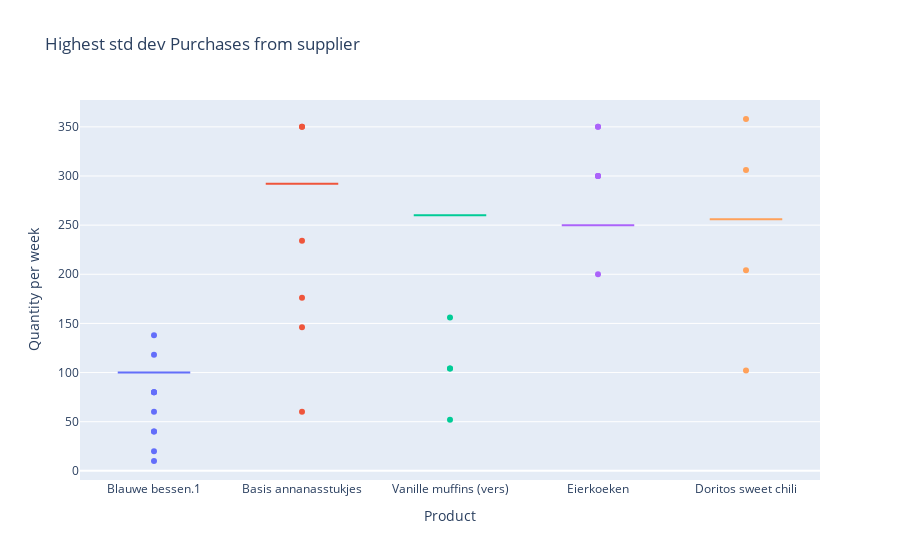

The notebook cell this image was saved under:
### Code cell
import plotly.express as px
fig = px.box(df_agg_filt, x="product", y="amount", color='product', title='Highest std dev Purchases from supplier', labels={'amount': "Quantity per week", "product":"Product"})
fig.update_layout(showlegend=False)
fig.show()

### Figure 1 — Plotly figure (JSON) as saved in the notebook; plotly's stock layout.template omitted (floating-point values rounded to 4 significant figures)
{"data": [{"alignmentgroup": "True", "hovertemplate": "Product=%{x}<br>Quantity per week=%{y}<extra></extra>", "legendgroup": "Blauwe bessen.1", "marker": {"color": "#636efa"}, "name": "Blauwe bessen.1", "notched": false, "offsetgroup": "Blauwe bessen.1", "orientation": "v", "showlegend": true, "type": "box", "x": ["Blauwe bessen.1", "Blauwe bessen.1", "Blauwe bessen.1", "Blauwe bessen.1", "Blauwe bessen.1", "Blauwe bessen.1", "Blauwe bessen.1", "Blauwe bessen.1", "Blauwe bessen.1", "Blauwe bessen.1", "Blauwe bessen.1", "Blauwe bessen.1", "Blauwe bessen.1", "Blauwe bessen.1", "Blauwe bessen.1", "Blauwe bessen.1", "Blauwe bessen.1", "Blauwe bessen.1", "Blauwe bessen.1", "Blauwe bessen.1", "Blauwe bessen.1", "Blauwe bessen.1", "Blauwe bessen.1", "Blauwe bessen.1", "Blauwe bessen.1", "Blauwe bessen.1", "Blauwe bessen.1", "Blauwe bessen.1", "Blauwe bessen.1", "Blauwe bessen.1", "Blauwe bessen.1", "Blauwe bessen.1", "Blauwe bessen.1", "Blauwe bessen.1", "Blauwe bessen.1", "Blauwe bessen.1", "Blauwe bessen.1", "Blauwe bessen.1", "Blauwe bessen.1", "Blauwe bessen.1", "Blauwe bessen.1", "Blauwe bessen.1", "Blauwe bessen.1", "Blauwe bessen.1", "Blauwe bessen.1", "Blauwe bessen.1", "Blauwe bessen.1", "Blauwe bessen.1", "Blauwe bessen.1", "Blauwe bessen.1"], "x0": " ", "xaxis": "x", "y": [100, 100, 100, 100, 100, 100, 100, 100, 100, 80, 100, 100, 80, 100, 100, 100, 100, 100, 100, 60, 100, 100, 138, 100, 20, 100, 100, 100, 100, 100, 100, 118, 100, 40, 40, 100, 100, 100, 100, 80, 100, 100, 100, 100, 100, 100, 100, 100, 100, 10], "y0": " ", "yaxis": "y"}, {"alignmentgroup": "True", "hovertemplate": "Product=%{x}<br>Quantity per week=%{y}<extra></extra>", "legendgroup": "Basis annanasstukjes", "marker": {"color": "#EF553B"}, "name": "Basis annanasstukjes", "notched": false, "offsetgroup": "Basis annanasstukjes", "orientation": "v", "showlegend": true, "type": "box", "x": ["Basis annanasstukjes", "Basis annanasstukjes", "Basis annanasstukjes", "Basis annanasstukjes", "Basis annanasstukjes", "Basis annanasstukjes", "Basis annanasstukjes", "Basis annanasstukjes", "Basis annanasstukjes", "Basis annanasstukjes", "Basis annanasstukjes", "Basis annanasstukjes", "Basis annanasstukjes", "Basis annanasstukjes", "Basis annanasstukjes", "Basis annanasstukjes", "Basis annanasstukjes", "Basis annanasstukjes", "Basis annanasstukjes", "Basis annanasstukjes", "Basis annanasstukjes", "Basis annanasstukjes", "Basis annanasstukjes", "Basis annanasstukjes", "Basis annanasstukjes", "Basis annanasstukjes", "Basis annanasstukjes", "Basis annanasstukjes", "Basis annanasstukjes", "Basis annanasstukjes", "Basis annanasstukjes", "Basis annanasstukjes", "Basis annanasstukjes", "Basis annanasstukjes", "Basis annanasstukjes", "Basis annanasstukjes", "Basis annanasstukjes", "Basis annanasstukjes", "Basis annanasstukjes", "Basis annanasstukjes", "Basis annanasstukjes", "Basis annanasstukjes", "Basis annanasstukjes", "Basis annanasstukjes", "Basis annanasstukjes", "Basis annanasstukjes", "Basis annanasstukjes", "Basis annanasstukjes", "Basis annanasstukjes", "Basis annanasstukjes"], "x0": " ", "xaxis": "x", "y": [292, 292, 292, 292, 292, 292, 292, 292, 292, 292, 292, 292, 292, 292, 292, 292, 292, 292, 350, 292, 292, 292, 292, 292, 292, 292, 292, 176, 292, 292, 292, 292, 292, 292, 292, 350, 292, 292, 292, 292, 292, 292, 292, 292, 234, 292, 292, 292, 60, 146], "y0": " ", "yaxis": "y"}, {"alignmentgroup": "True", "hovertemplate": "Product=%{x}<br>Quantity per week=%{y}<extra></extra>", "legendgroup": "Vanille muffins (vers)", "marker": {"color": "#00cc96"}, "name": "Vanille muffins (vers)", "notched": false, "offsetgroup": "Vanille muffins (vers)", "orientation": "v", "showlegend": true, "type": "box", "x": ["Vanille muffins (vers)", "Vanille muffins (vers)", "Vanille muffins (vers)", "Vanille muffins (vers)", "Vanille muffins (vers)", "Vanille muffins (vers)", "Vanille muffins (vers)", "Vanille muffins (vers)", "Vanille muffins (vers)", "Vanille muffins (vers)", "Vanille muffins (vers)", "Vanille muffins (vers)", "Vanille muffins (vers)", "Vanille muffins (vers)", "Vanille muffins (vers)", "Vanille muffins (vers)", "Vanille muffins (vers)", "Vanille muffins (vers)", "Vanille muffins (vers)", "Vanille muffins (vers)", "Vanille muffins (vers)", "Vanille muffins (vers)", "Vanille muffins (vers)", "Vanille muffins (vers)", "Vanille muffins (vers)", "Vanille muffins (vers)", "Vanille muffins (vers)", "Vanille muffins (vers)", "Vanille muffins (vers)", "Vanille muffins (vers)", "Vanille muffins (vers)", "Vanille muffins (vers)", "Vanille muffins (vers)", "Vanille muffins (vers)", "Vanille muffins (vers)", "Vanille muffins (vers)", "Vanille muffins (vers)", "Vanille muffins (vers)"], "x0": " ", "xaxis": "x", "y": [260, 260, 260, 260, 260, 260, 260, 260, 104, 260, 260, 260, 260, 260, 52, 260, 260, 260, 260, 260, 260, 260, 260, 260, 260, 260, 260, 260, 104, 260, 260, 260, 260, 260, 260, 260, 156, 260], "y0": " ", "yaxis": "y"}, {"alignmentgroup": "True", "hovertemplate": "Product=%{x}<br>Quantity per week=%{y}<extra></extra>", "legendgroup": "Eierkoeken", "marker": {"color": "#ab63fa"}, "name": "Eierkoeken", "notched": false, "offsetgroup": "Eierkoeken", "orientation": "v", "showlegend": true, "type": "box", "x": ["Eierkoeken", "Eierkoeken", "Eierkoeken", "Eierkoeken", "Eierkoeken", "Eierkoeken", "Eierkoeken", "Eierkoeken", "Eierkoeken", "Eierkoeken", "Eierkoeken", "Eierkoeken", "Eierkoeken", "Eierkoeken", "Eierkoeken", "Eierkoeken", "Eierkoeken", "Eierkoeken", "Eierkoeken", "Eierkoeken", "Eierkoeken", "Eierkoeken", "Eierkoeken", "Eierkoeken", "Eierkoeken", "Eierkoeken", "Eierkoeken", "Eierkoeken", "Eierkoeken", "Eierkoeken", "Eierkoeken", "Eierkoeken", "Eierkoeken", "Eierkoeken", "Eierkoeken", "Eierkoeken", "Eierkoeken", "Eierkoeken"], "x0": " ", "xaxis": "x", "y": [250, 250, 250, 200, 250, 250, 250, 250, 350, 250, 250, 250, 300, 250, 250, 250, 250, 250, 350, 250, 250, 250, 250, 250, 250, 250, 250, 250, 250, 250, 250, 250, 250, 250, 250, 300, 300, 250], "y0": " ", "yaxis": "y"}, {"alignmentgroup": "True", "hovertemplate": "Product=%{x}<br>Quantity per week=%{y}<extra></extra>", "legendgroup": "Doritos sweet chili", "marker": {"color": "#FFA15A"}, "name": "Doritos sweet chili", "notched": false, "offsetgroup": "Doritos sweet chili", "orientation": "v", "showlegend": true, "type": "box", "x": ["Doritos sweet chili", "Doritos sweet chili", "Doritos sweet chili", "Doritos sweet chili", "Doritos sweet chili", "Doritos sweet chili", "Doritos sweet chili", "Doritos sweet chili", "Doritos sweet chili", "Doritos sweet chili", "Doritos sweet chili", "Doritos sweet chili", "Doritos sweet chili", "Doritos sweet chili", "Doritos sweet chili", "Doritos sweet chili", "Doritos sweet chili", "Doritos sweet chili", "Doritos sweet chili", "Doritos sweet chili", "Doritos sweet chili", "Doritos sweet chili", "Doritos sweet chili", "Doritos sweet chili", "Doritos sweet chili", "Doritos sweet chili", "Doritos sweet chili", "Doritos sweet chili", "Doritos sweet chili", "Doritos sweet chili", "Doritos sweet chili", "Doritos sweet chili", "Doritos sweet chili", "Doritos sweet chili", "Doritos sweet chili", "Doritos sweet chili", "Doritos sweet chili", "Doritos sweet chili"], "x0": " ", "xaxis": "x", "y": [256, 256, 256, 256, 256, 256, 256, 256, 256, 204, 102, 256, 256, 256, 256, 256, 256, 358, 256, 256, 256, 256, 256, 256, 306, 256, 256, 256, 256, 256, 256, 256, 256, 256, 256, 256, 256, 256], "y0": " ", "yaxis": "y"}], "layout": {"boxmode": "overlay", "legend": {"title": {"text": "Product"}, "tracegroupgap": 0}, "showlegend": false, "title": {"text": "Highest std dev Purchases from supplier"}, "xaxis": {"anchor": "y", "categoryarray": ["Blauwe bessen.1", "Basis annanasstukjes", "Vanille muffins (vers)", "Eierkoeken", "Doritos sweet chili"], "categoryorder": "array", "domain": [0, 1], "title": {"text": "Product"}}, "yaxis": {"anchor": "x", "domain": [0, 1], "title": {"text": "Quantity per week"}}}}
